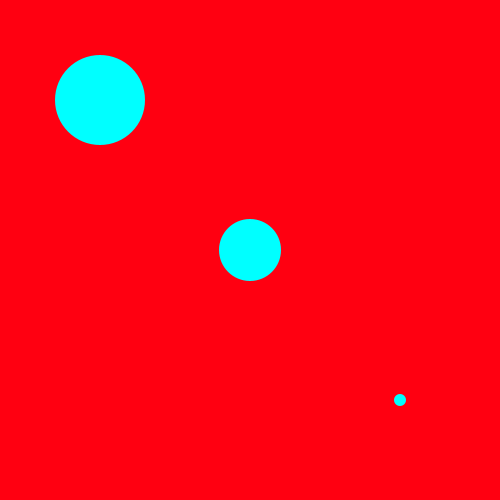
Frame 1 (no input)
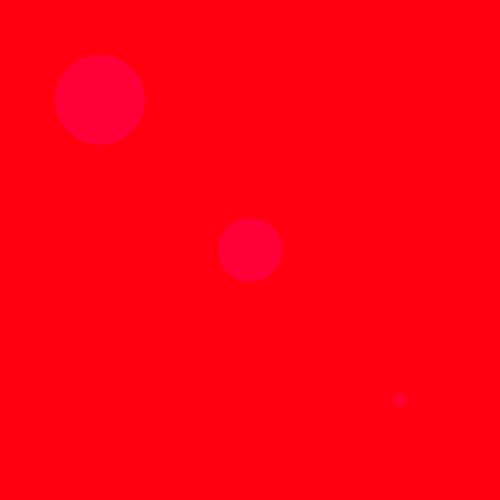
Frame 60 (the mouse pressed at the canvas centre just before this capture)
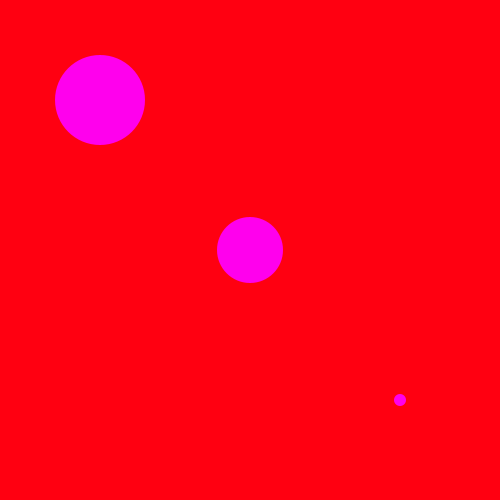
Frame 120 (the mouse held since frame 60 and released just before this capture)

The Processing sketch that drew these frames (run headless with seeded random() and noise(); from frame 60 on, the mouse is pressed at the canvas centre):

// Processing sketch: processing_122928
// ── processing_122928.pde

float counter = 0;
void setup()
{
  size(500, 500);
  colorMode(HSB, 360, 100, 100); 
 }
 
 
 void draw()
{
  
  float b = map(sin(counter), -1, 1, 0, 360);  
 
  background (#FF0011); 
  counter += 0.01;
  pushMatrix();
  int sec= second()*2;
  fill(b,100,100);
  noStroke();
  counter += 0.01;
  ellipse(250,250,-sec,sec);
  
  
  
  int min= minute()*3;
  fill(b,100,100);
  noStroke();
  ellipse(100,100,-min,min);
  
  int h= hour()*3;
  fill(b,100,100);
  noStroke();
  ellipse(400,400,-h,h);
  
  
  
  popMatrix();
  
  
  
  
  
  
  
 
  




}
